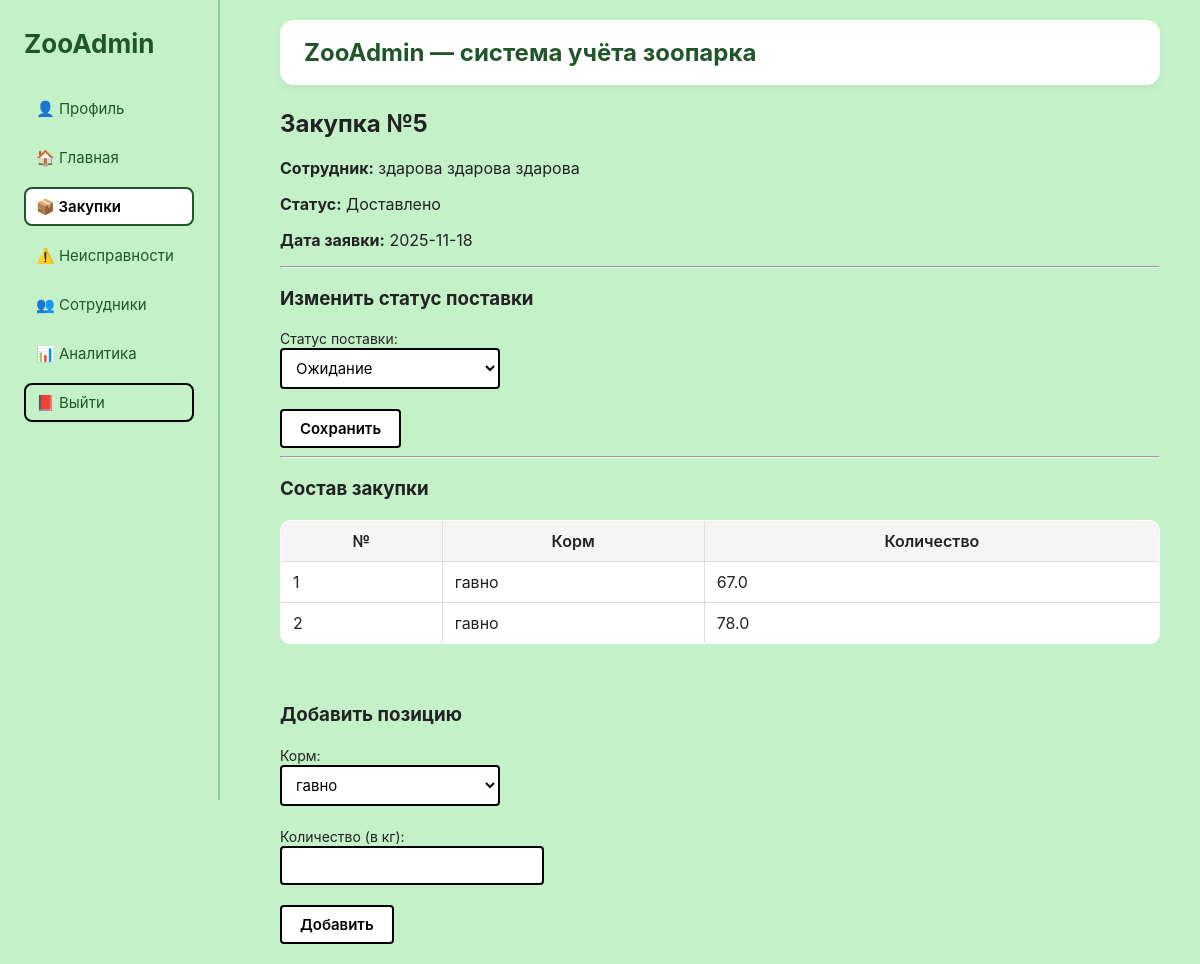
/purchases/5 (signed in), run on the app's committed database.
### tables this page shows
CREATE TABLE purchases (
        id INTEGER PRIMARY KEY AUTOINCREMENT,
        employee_id INTEGER NOT NULL,
        status TEXT CHECK(status IN ('Заявка принята', 'В процессе', 'Доставлено')) DEFAULT 'Заявка принята',
        request_date TEXT DEFAULT CURRENT_DATE,
        FOREIGN KEY (employee_id) REFERENCES employees(id)
    );

CREATE TABLE employees (
        id INTEGER PRIMARY KEY AUTOINCREMENT,
        full_name TEXT NOT NULL,
        username TEXT UNIQUE NOT NULL,
        password TEXT NOT NULL,
        phone TEXT,
        role TEXT DEFAULT 'zootechnician', -- роли: manager, director, zootechnician, admin
        status TEXT DEFAULT 'active'
    );

CREATE TABLE purchase_items (
        id INTEGER PRIMARY KEY AUTOINCREMENT,
        purchase_id INTEGER NOT NULL,
        feed_id INTEGER NOT NULL,
        quantity REAL NOT NULL CHECK(quantity >= 0),
        FOREIGN KEY (purchase_id) REFERENCES purchases(id),
        FOREIGN KEY (feed_id) REFERENCES feed(id)
    );

CREATE TABLE feed (
        id INTEGER PRIMARY KEY AUTOINCREMENT,
        name TEXT NOT NULL,
        type TEXT CHECK(type IN ('Влажный', 'Сухой', 'Комбикорм')) DEFAULT 'Сухой',
        unit TEXT DEFAULT 'кг',
        quantity REAL DEFAULT 0
    );

### routers/purchases.py (the view)
@router.get("/purchases/{purchase_id}", response_class=HTMLResponse)
@role_required(["admin", "director", "manager"])
async def purchase_detail(request: Request, purchase_id: int):
    conn = get_connection()
    cursor = conn.cursor()
    cursor.execute("""
        SELECT p.id, e.full_name AS employee_name,
               p.status, p.request_date
        FROM purchases p
        JOIN employees e ON p.employee_id = e.id
        WHERE p.id=?
    """, (purchase_id,))
    purchase = cursor.fetchone()
    cursor.execute("""
        SELECT i.id, f.name AS feed_name, i.quantity
        FROM purchase_items i
        JOIN feed f ON i.feed_id = f.id
        WHERE i.purchase_id=?
    """, (purchase_id,))
    items = cursor.fetchall()
    feeds = []
    if request.state.user["role"] in ("admin", "director"):
        cursor.execute("SELECT id, name FROM feed")
        feeds = cursor.fetchall()
    conn.close()
    return templates.TemplateResponse(
        "purchase_detail.html",
        {
            "request": request,
            "purchase": purchase,
            "items": items,
            "feeds": feeds
        }
    )

### templates/purchase_detail.html (shortened to what this page needs)
{% extends "base.html" %}
{% block content %}
<h2>Закупка №{{ purchase.id }}</h2>
<p><strong>Сотрудник:</strong> {{ purchase.employee_name }}</p>
<p><strong>Статус:</strong> {{ purchase.status }}</p>
<p><strong>Дата заявки:</strong> {{ purchase.request_date }}</p>
<hr>
<h3>Изменить статус поставки</h3>
<form method="get" action="/purchases/{{ purchase.id }}/status_update">
    <label>Статус поставки:</label><br>
    <select name="status">
        <option value="Ожидание">Ожидание</option>
    </select>
    <br><br>
    <button type="submit">Сохранить</button>
</form>
<hr>
<h3>Состав закупки</h3>
<table border="1" cellpadding="8">
<tr>
    <th>№</th>
    <th>Корм</th>
    <th>Количество</th>
</tr>
{% for i in items %}
<tr>
    <td>{{ loop.index }}</td>
    <td>{{ i.feed_name }}</td>
    <td>{{ i.quantity }}</td>
</tr>
{% endfor %}
</table>
<br><br>
<h3>Добавить позицию</h3>
<form method="post" action="/purchases/{{ purchase.id }}/add_item">
    <label>Корм:</label><br>
    <select name="feed_id">
        {% for f in feeds %}
        <option value="{{ f.id }}">{{ f.name }}</option>
        {% endfor %}
    </select>
    <br><br>
    <label>Количество (в кг):</label><br>
    <input type="number" step="0.1" name="quantity" required>
    <br><br>
    <button type="submit">Добавить</button>
</form>
{% endblock %}

### static/style.css (style rules this page uses)
body { margin: 0; font-family: -apple-system, BlinkMacSystemFont, "Segoe UI", Roboto, Arial, sans-serif; background: #c5f1c8; color: #222; }
input, select, textarea, button { font-family: inherit; font-size: 15px; }
label { font-size: 14px; }
input, select, textarea { padding: 8px 10px; border-radius: 4px; border: 2px solid #000; background: white; min-width: 220px; }
button, .btn { padding: 8px 18px; border-radius: 4px; border: 2px solid #000; background: white; font-weight: 600; cursor: pointer; }
table { background: white; border-collapse: collapse; width: 100%; margin-top: 20px; border-radius: 10px; overflow: hidden; }
table th, table td { border: 1px solid #ddd; padding: 10px 12px; }
table th { background: #f5f5f5; font-weight: 600; }

### data on the page
purchases: id "5", status "Доставлено", request_date "2025-11-18"
employees: employee_name "здарова здарова здарова"
purchase_items: feed_name "гавно", quantity "67.0"
purchase_items: feed_name "гавно", quantity "78.0"

### other printed values
form field feed_id "гавно"
